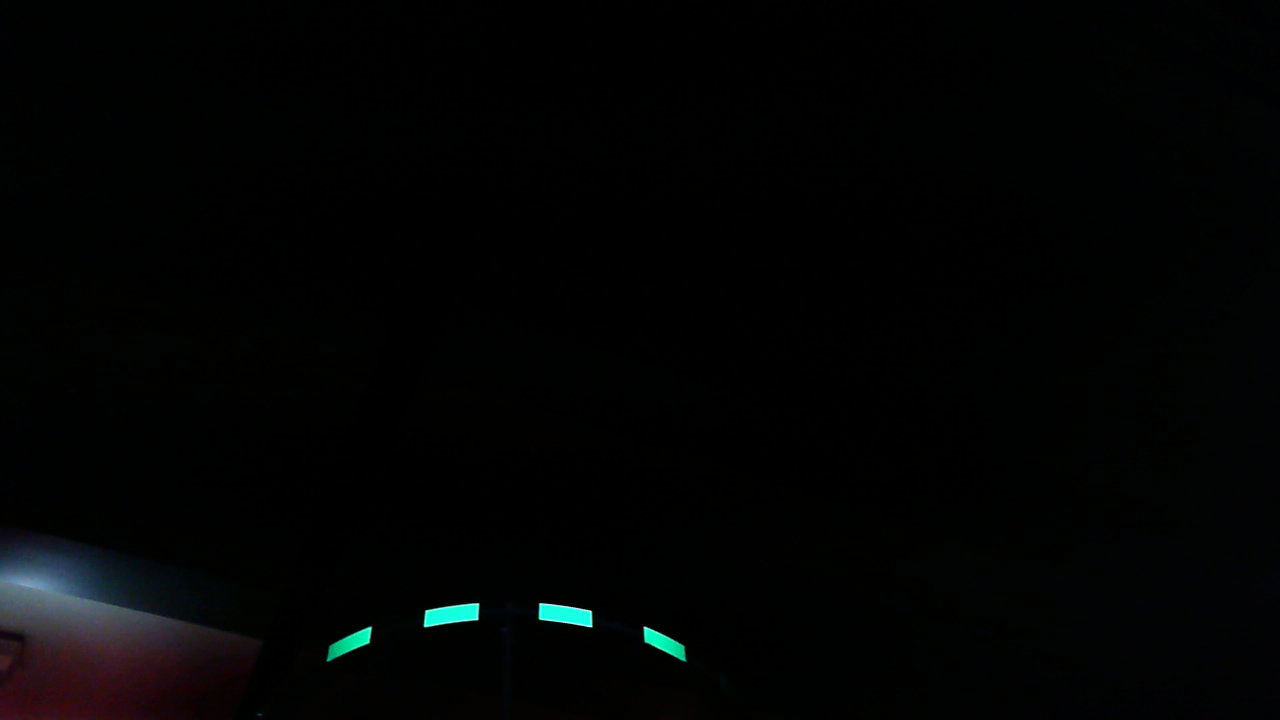
#> input picture img/img.png, 1280 x 720 px, given in place of the camera
$ python raspberry.py
#> lines starting #> are read from the running program, lines starting #| are printed output that depends on the picture; after the words box and inside, x2 and y2 are one past the last pixel; in counts of white or black regions, pixels touching at a corner belong together
import cv2
import numpy as np
from networktables import NetworkTables

NetworkTables.initialize(server='roborio-3390-frc.local')
table = NetworkTables.getTable("Vision")

cam = cv2.VideoCapture(0)
cam.set(cv2.CAP_PROP_EXPOSURE, -50.0)
font = cv2.FONT_HERSHEY_SIMPLEX
x_ = 0
y_ = 0
t = 0

while True:
    ret, frame = cam.read()
#> frame is the input picture: shape (720, 1280, 3); mean B, G, R 3.1, 3.3, 2.3

    height, width = frame.shape[:2]
#> height = 720; width = 1280

    hsv_frame = cv2.cvtColor(frame, cv2.COLOR_BGR2HSV)
#> hsv_frame: shape (720, 1280, 3); mean H, S, V 52.4, 154.4, 4.2
    kernel = np.ones((3, 3), np.uint8)

    vision_frame = cv2.inRange(hsv_frame, (50, 50, 25), (120, 255, 255))
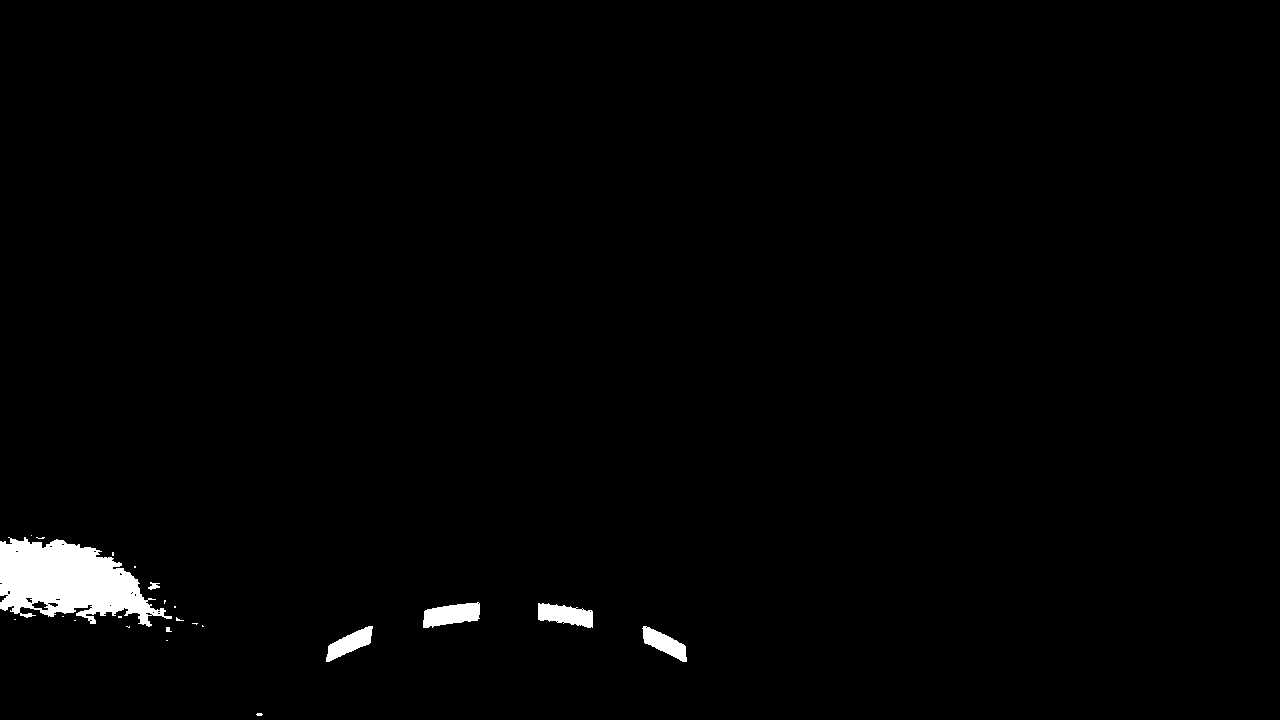
#> vision_frame: shape (720, 1280); 1.4% white; 23 white regions (16 under 20 px), largest, box (x1, y1, x2, y2) and area: (0, 537, 172, 627) 9020, (423, 602, 480, 628) 1028, (538, 603, 593, 628) 927
    vision_frame = cv2.morphologyEx(vision_frame, cv2.MORPH_CLOSE, kernel)
#> vision_frame: shape (720, 1280); 1.4% white; 22 white regions (15 under 20 px)

    contours = cv2.findContours(vision_frame, cv2.RETR_EXTERNAL, cv2.CHAIN_APPROX_SIMPLE)[-2]
#> contours = 22 contours, 16 with area under 20; largest, box (x1, y1, x2, y2) and area: (0, 537, 172, 627) 9038, (423, 602, 480, 628) 958, (538, 603, 593, 628) 872, (326, 626, 373, 662) 722, (642, 626, 687, 662) 706, (148, 582, 160, 590) 48
    center = None

    if len(contours) > 0:
        c = max(contours, key=cv2.contourArea)
#> c = contour of 288 points, box (x1, y1, x2, y2) (0, 537, 172, 627), area 9038
        ((x, y), radius) = cv2.minEnclosingCircle(c)
#> x = 85.5; y = 579.5; radius = 93.77
        M = cv2.moments(c)
#> M = moments, m00 9038.5, centre m10/m00, m01/m00 = (67.5, 581.2)

        if M["m00"] > 0:
            center = (int(M["m10"] / M["m00"]), int(M["m01"] / M["m00"]))
#> center = (67, 581)
            rectangle_pos = (center[0] + int(radius), center[1] - int(radius / 2)), (center[0] - int(radius), center[1] + int(radius / 2))
#> rectangle_pos = ((160, 535), (-26, 627))

            if radius > 10:
                middle_point = (int(width / 2), int(height / 2))
#> middle_point = (640, 360)
                pid_cord = center[0] - middle_point[0], center[1] - middle_point[1]
#> pid_cord = (-573, 221)
                x_ = pid_cord[0]
#> x_ = -573
                y_ = pid_cord[1]
#> y_ = 221
                t = 1
                print(f'target: x: {pid_cord[0]} | y: {pid_cord[1]}')
#| target: x: -573 | y: 221
            else:
                x_ = 0
                y_ = 0
                t = 0
        else:
            x_ = 0
            y_ = 0
            t = 0
    else:
        x_ = 0
        y_ = 0
        t = 0
    table.putNumber("vision_X", x_)
    table.putNumber("vision_Y", y_)
    table.putNumber('vision_T', t)

$ run again, on img/target.png
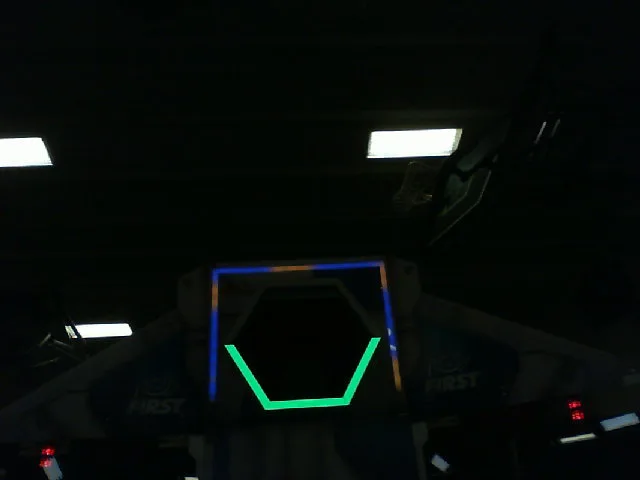
#> input picture img/target.png, 640 x 480 px, given in place of the camera
#> frame is the input picture: shape (480, 640, 3); mean B, G, R 11.2, 14, 8.3
#> hsv_frame: shape (480, 640, 3); mean H, S, V 72, 165.5, 14.9
#> `vision_frame = cv2.inRange(hsv_frame, (50, 50, 25), (120, 255, 255))`:
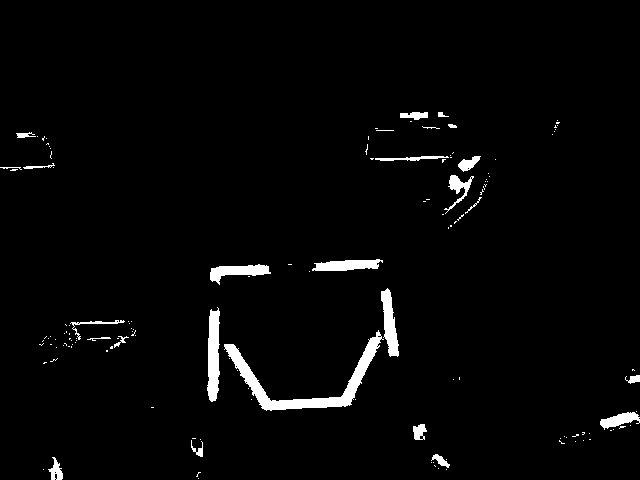
#> vision_frame: shape (480, 640); 2.6% white; 141 white regions (116 under 20 px), largest, box (x1, y1, x2, y2) and area: (224, 330, 384, 411) 2338, (207, 307, 220, 402) 944, (381, 288, 399, 357) 692
#> `vision_frame = cv2.morphologyEx(vision_frame, cv2.MORPH_CLOSE, kernel)`:
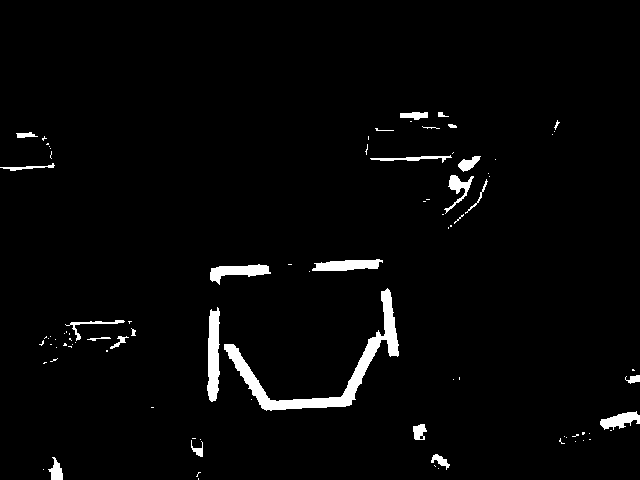
#> vision_frame: shape (480, 640); 2.7% white; 89 white regions (63 under 20 px)
#> contours = 89 contours, 70 with area under 20; largest, box (x1, y1, x2, y2) and area: (224, 288, 399, 411) 2804, (207, 307, 220, 402) 846, (210, 264, 271, 285) 547, (312, 259, 383, 271) 526, (600, 411, 640, 430) 364
#> c = contour of 268 points, box (x1, y1, x2, y2) (224, 288, 399, 411), area 2804
#> x = 311.8; y = 334.2; radius = 89
#> M = moments, m00 2804, centre m10/m00, m01/m00 = (324.2, 368.4)
#> center = (324, 368)
#> rectangle_pos = ((412, 324), (236, 412))
#> pid_cord = (4, 128)
#> x_ = 4
#> y_ = 128
#| target: x: 4 | y: 128
